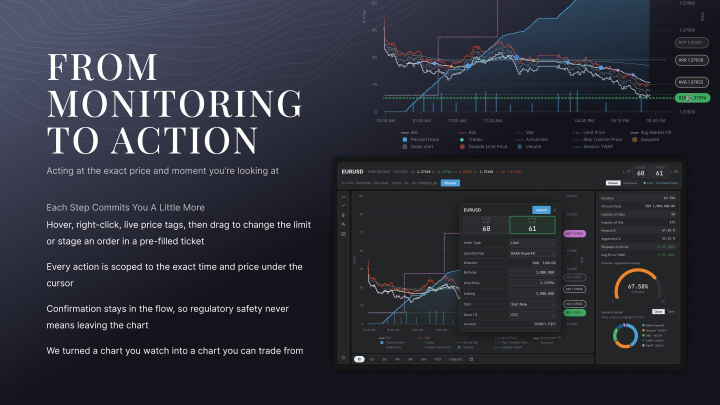
#> input picture prototype/site-v4/img/fx-action.jpg, 1440 x 810 px, given in place of fx-cover.jpg, which was not available (shown at 1/2 size)
$ python crop-ui.py ../prototype/site-v4/img
#> lines starting #> are read from the running program, lines starting #| are printed output that depends on the picture
# Art direction: the case images are presentation slides whose left ~40% is a
# serif title block. On a white, one-grotesk page they read as another brand,
# and their small text is unreadable on a phone. These crops keep only the UI.
# Originals are untouched; crops are written as ui-<name>.jpg next to them.
# Boxes are (left, top, right, bottom) in the 1440x810 source.
import sys
from PIL import Image
BOXES = {
    'fx-cover':      (690, 20, 1440, 690),
    'fx-before':     (560, 20, 1440, 790),
    'fx-users':      (480, 40, 1440, 768),
    'fx-journey':    (520, 30, 1440, 720),
    'fx-loop':       (580, 60, 1440, 780),
    'fx-problem':    (640, 130, 1440, 730),
    'fx-action':     (620, 30, 1440, 745),
    'fx-outcomes':   (560, 200, 1440, 810),
    'fusion-cover':  (700, 0, 1440, 560),
    'fusion-design': (600, 20, 1440, 650),
    'fusion-outcome':(670, 80, 1440, 700),
}
root = sys.argv[1]
for name, box in BOXES.items():
    im = Image.open(f'{root}/{name}.jpg').crop(box)
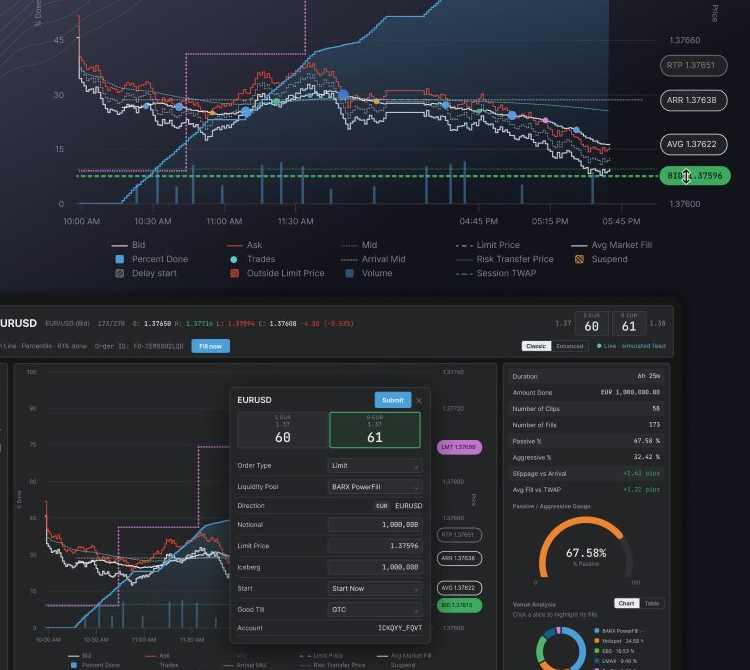
#> im: PIL image 750x670 RGB; mean R, G, B 37.5, 40.4, 47.3
    im.save(f'{root}/ui-{name}.jpg', quality=92, optimize=True)
    print(name, im.size, round(im.size[0] / im.size[1], 2))
#| fx-cover (750, 670) 1.12
#> pass 2 of the loop `for name, box in BOXES.items():`:
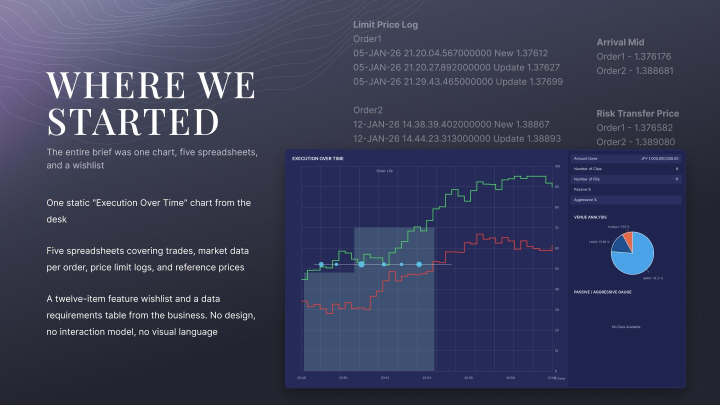
#> input picture prototype/site-v4/img/fx-before.jpg, 1440 x 810 px (shown at 1/2 size)
#> `im = Image.open(f'{root}/{name}.jpg').crop(box)`:
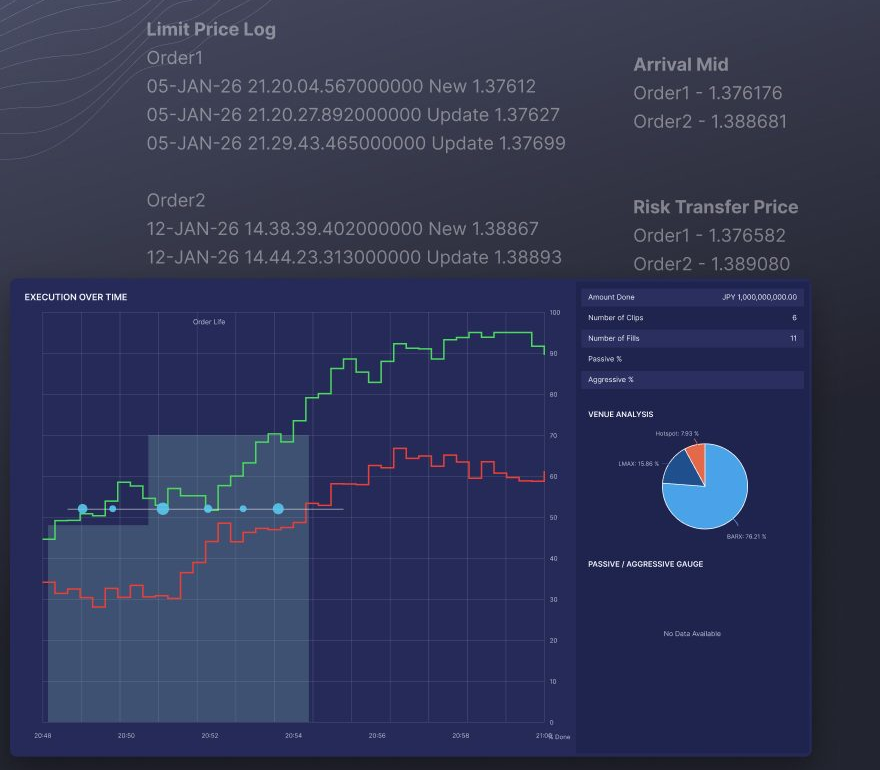
#> im: PIL image 880x770 RGB; mean R, G, B 48.5, 53.7, 85.1
#| fx-before (880, 770) 1.14
#> (the run stopped early here; a loop or call above may not have finished)
